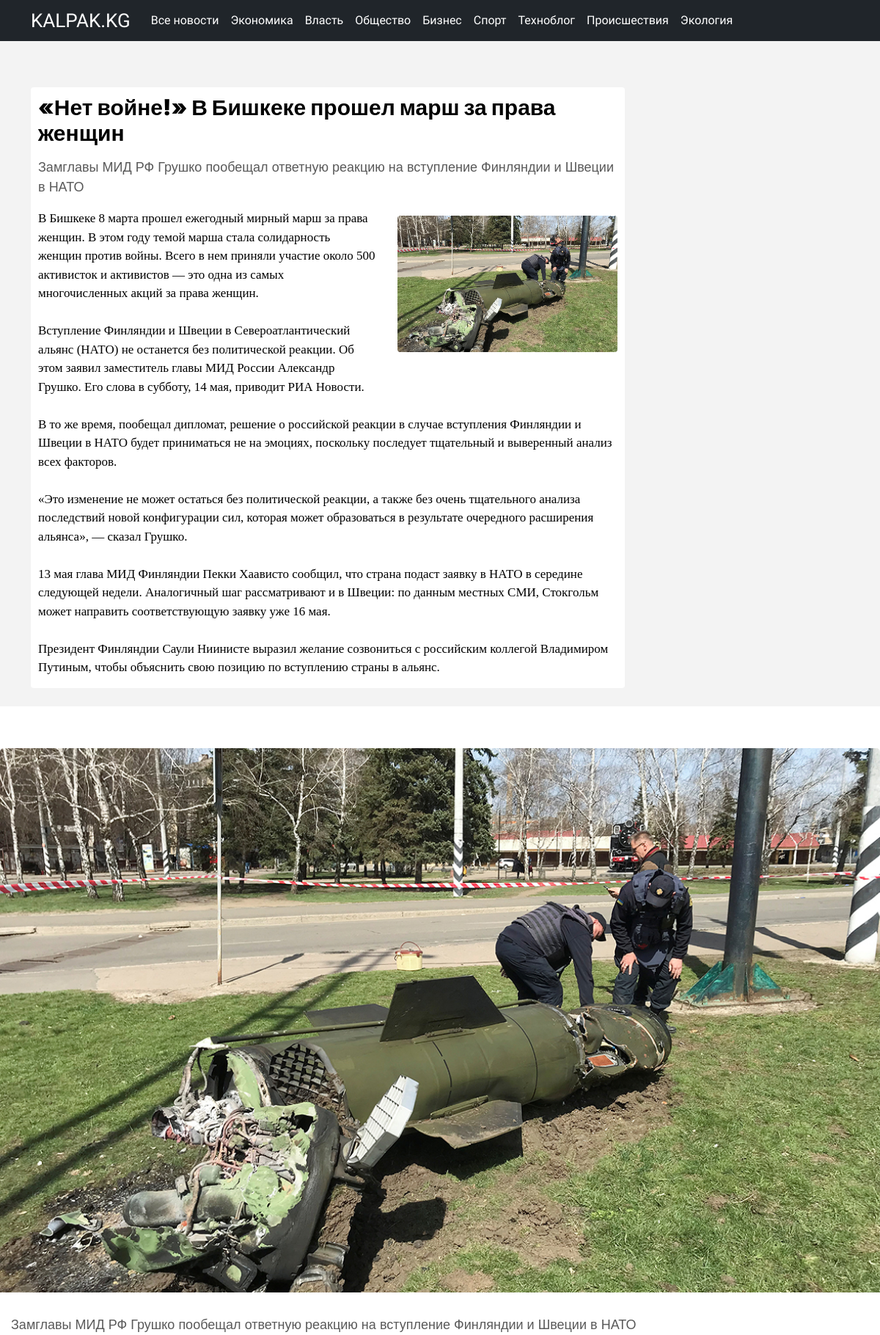
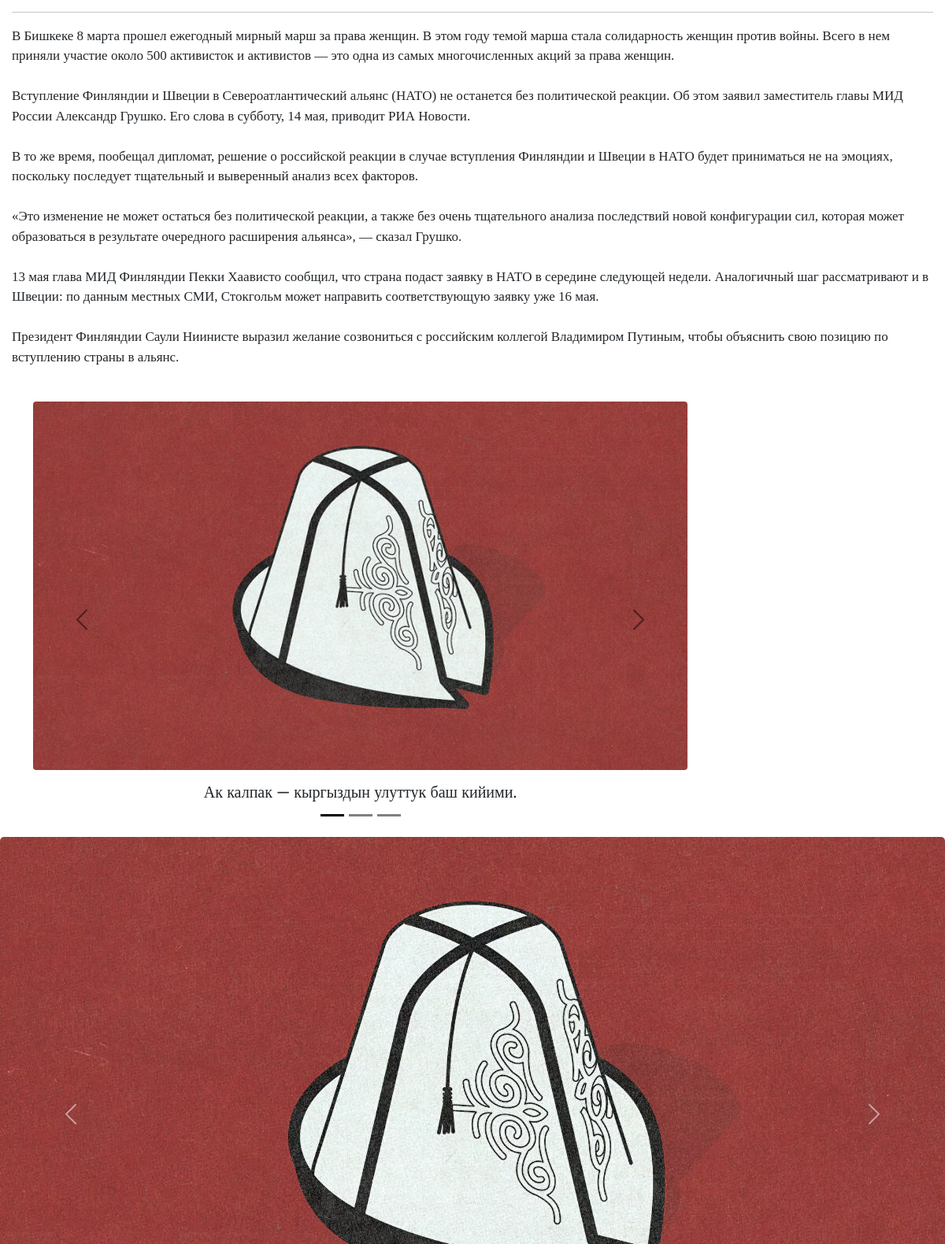
The page /article/net-vojne-v-bishkeke-proshel-marsh-za-prava-zhenshin/ (upper part) on the database its author committed (2 pictures, top to bottom).
### core/models.py (models this page shows, shortened)
class HeadingArticle(models.Model):
    title = models.CharField(max_length=255)
    class Meta:
        verbose_name = "Рубрика"
        verbose_name_plural = "Рубрики"
    def __str__(self):
        return self.title

class Article(models.Model):
    title = models.CharField(max_length=255, null=True, blank=True)
    tt = models.CharField(max_length=255, null=True, blank=True, verbose_name="Подтекст")
    text = models.TextField()
    slug = models.SlugField(max_length=255, unique=True, db_index=True, verbose_name="URL", null=True, blank=True)
    author = models.ForeignKey(
        to="Author",
        on_delete=models.SET_NULL,
        null=True, blank=True,
        related_name="article",
        verbose_name=_("Автор")
    )
    heading = models.ForeignKey(
        to="HeadingArticle",
        on_delete=models.PROTECT,
        null=True,
        related_name="article",
        verbose_name=_("Рубрика")
    )
    readers = models.ManyToManyField(
        to=User,
        related_name="readed_articles",
        blank=True,
        verbose_name=_("Читатели")
    )
    views = models.IntegerField(default=0, verbose_name=_("Просмотры"))
    created_at = models.DateTimeField(
        auto_now_add=True,
        null=True,
    )
    main_article = models.BooleanField(default=False, verbose_name=_("Первая новость"))
    text_article = models.BooleanField(default=False, verbose_name=_("Текстовые новости"))
    center_article = models.BooleanField(default=False)
    right_panel_article = models.BooleanField(default=False, verbose_name=_("Главные новости"))
    pagination_article = models.BooleanField(default=False, verbose_name=_("Архивные"))
    updated_at = models.DateTimeField(auto_now=True)
    is_active = models.BooleanField(default=True)
    metades = models.TextField(null=True, blank=True, verbose_name=_("Ключевые слова"))
    picture = models.ImageField(
        upload_to="articles_image",
        null=True, blank=True,
        verbose_name="Главная картинка статьи"
    )

class Carousel(models.Model):
    picture = models.ImageField(upload_to='carousel_image')
    title = models.CharField(max_length=150)
    text = models.TextField()
    created_at = models.DateTimeField(
        auto_now_add=True,
        null=True,
    )
    class Meta:
        verbose_name = "Карусель"
        verbose_name_plural = "Карусель"

### core/views.py (the view)
# urls.py: path('article/<slug:article_slug>/', article_page, name="article"),
def article_page(request, article_slug):
    article = get_object_or_404(Article, slug=article_slug)
    author = Author.objects.all()
    articles = Article.objects.all()
    obj = Carousel.objects.all()
    articles = Article.objects.order_by('-created_at')
    heading = HeadingArticle.objects.all()
    context = {
        "obj": obj,
        "article": article,
        "articles": articles,
        "heading": heading,
        "author": author
    }
    return render(request, "article.html", context=context)

### core/templates/article.html (shortened to what this page needs)
{% load static %}
<!DOCTYPE html>
<html lang="en">
<head>
    <link rel="stylesheet" type="text/css" href="{% static 'style.css' %}?{% now "U" %}">
    <link href="https://cdn.jsdelivr.net/npm/bootstrap@5.1.3/dist/css/bootstrap.min.css" rel="stylesheet">
<link href="/docs/5.1/dist/css/bootstrap.min.css" rel="stylesheet">
<body>
  <nav class="navbar fixed-top navbar-expand-lg navbar-dark bg-custom">
      <div class="container">
        <a class="logo" href="{% url 'main' %}">KALPAK.KG</a>
        <div class="collapse navbar-collapse" id="navbarNav">
          <ul class="navbar-nav linkss">
            <li class="nav-item">
              <a class="nav-link text-white" aria-current="page" href="{% url 'article_page_2' %}">Все новости</a>
            </li>
          {% for headings in heading %}
            <li class="nav-item">
              <a class="nav-link text-white" href="{% url 'heading' headings.id %}">{{ headings.title }}</a>
            </li>
          {% endfor %}
          </ul>
        </div>
      </div>
  </nav>
<div class="pk">
  <div class="black_block_news2">
    <div class="container mt-5">
      <div class="row">
          <div class="col-md-9 mt-4">
            <div class="content_news">
              <div class="topic_body">
                <div itemscope itemtype=http://schema.org/Article>
                    <h1 itemprop="{{ article.title }}" class="zago_main01_c">{{ article.title }}</h1>
                    <div class="topic_body_title">{{ article.tt }}</div>
                    {% if article.picture %}
                      <div class="img-customize">
                        <img itemprop="image" class="img-custom3 mt-3" {% if article.picture %} src="{{ article.picture.url }}" {% endif %} alt="{{article.slug}}">
                      </div>
                    {% endif %}
                    {% autoescape off %}
                    <p itemprop="articleBody" class="article_text2">{{ article.text|linebreaksbr }}</p>
                    {% endautoescape %}
                  </div>
                </div>
              </div>
            </div>
            <div class="col-md-3 mt-4">
          </div>
    </div>
  </div>
</div>
</div>
            <div class="mobile">
                {% if article.picture %}
                  <div class="img-mobile_ci">
                    <img itemprop="image" class="img-custom mt-3" {% if article.picture %} src="{{ article.picture.url }}" {% endif %} alt="{{article.slug}}">
                  </div>
                {% endif %}
                <div class="white-bg">
                  <div class="mobile_block">
                    <div class="topic_body_title">{{ article.tt }}</div>
                    <hr>
                    {% autoescape off %}
                    <p itemprop="articleBody" class="article_text2">{{ article.text|linebreaksbr }}</p>
                    {% endautoescape %}
                  </div>
                </div>
            </div>
  <div class="pk">
    <div class="container mt-4">
      <div class="row">
        <div class="col-md-9">
          <div class="carousel_block">
            <div id="carouselExampleControlsNoTouching" class="carousel slide carousel-dark pb-3" data-bs-touch="false" data-bs-interval="false">
              <div class="carousel-indicators">
                <button type="button" data-bs-target="#carouselExampleDark" data-bs-slide-to="0" class="active" aria-current="true" aria-label="Slide 1"></button>
                <button type="button" data-bs-target="#carouselExampleDark" data-bs-slide-to="1" aria-label="Slide 2"></button>
                <button type="button" data-bs-target="#carouselExampleDark" data-bs-slide-to="2" aria-label="Slide 3"></button>
              </div>
            <button class="carousel-control-prev" type="button" data-bs-target="#carouselExampleControlsNoTouching" data-bs-slide="prev">
              <span class="carousel-control-prev-icon" aria-hidden="true"></span>
            </button>
            <button class="carousel-control-next" type="button" data-bs-target="#carouselExampleControlsNoTouching" data-bs-slide="next">
              <span class="carousel-control-next-icon" aria-hidden="true"></span>
            </button>
              <div class="carousel-inner">
                  {% for img in obj %}
                <div class="carousel-item {% if forloop.counter0 == 0 %}active{% endif %}">
                  <div class="row">
                    <a href="{% url 'carousel' img.id %}" class="text-decoration-none text-dark">
                      <img src="{{img.picture.url}}" class=" img-adaptive2" style="width: 100%;
                      height: auto;
                      border-radius: 4px;" alt="...">
                  </div>
                  <h1 class="xxl text-center pt-3">{{ img.title }}</a></h1>
                </div>
                {% endfor %}
              </div>
            </div>
          </div>
        </div>
        <div class="col-md-3">
        </div>
      </div>
      </div>
      </div>
<div class="mobile_n">
          <div class="carousel_block">
            <div id="carouselExampleControlsNoTouching" class="carousel slide carousel" data-bs-touch="false" data-bs-interval="false">
            <button class="carousel-control-prev" type="button" data-bs-target="#carouselExampleControlsNoTouching" data-bs-slide="prev">
              <span class="carousel-control-prev-icon" aria-hidden="true"></span>
            </button>
            <button class="carousel-control-next" type="button" data-bs-target="#carouselExampleControlsNoTouching" data-bs-slide="next">
              <span class="carousel-control-next-icon" aria-hidden="true"></span>
            </button>
              <div class="carousel-inner">
                  {% for img in obj %}
                <div class="carousel-item {% if forloop.counter0 == 0 %}active{% endif %}">
                  <div class="img-mobile">
                        <a href="{% url 'carousel' img.id %}" class="text-decoration-none text-dark">
                          <img src="{{img.picture.url}}" class=" img-custom" alt="{{ img.title }}">
                        </a>
                      </div>
                    </div>
                {% endfor %}
        </div>
      </div>
      </div>
      </div>
</head>
</body>
</html>

### core/static/style.css (style rules this page uses)
body { background-color: #e8e8e8; }
.logo { font-family: 'Montserrat', sans-serif; font-size: 26px; text-decoration: none; color: white; margin-right: 20px; }
.linkss { font-family: 'PT Sans', sans-serif; font-weight: normal; }
.img-customize { position: relative; width: 300px; margin: 0 0 20px 30px; float: right; z-index: 1; }
.zago_main01_c { font-family: 'Inter', sans-serif; line-height: 35px; display: block; margin-bottom: 15px; font-size: 30px; font-weight: 900; }
.mobile_block { padding: 15px; }
.content_news { width: 810px; background-color: white; padding: 10px; border-radius: 4px; }
.topic_body { position: relative; }
.carousel_block { background-color: white; height: auto; width: 100%; border-radius: 4px; }
.img-custom { width: 100%; height: auto; border-radius: 5px; float: left; margin-right: 30px; padding-bottom: 30px; }
.img-custom3 { width: auto; max-width: 100%; height: auto; border-radius: 4px; }
.white-bg { background: white; }
.mobile { margin-top: 41px; }
.article_text2 { font-family: 'Source Serif Pro', serif; font-size: 17px; font-weight: normal; margin-top: 17px; margin-bottom: 5px; }
.topic_body_title { margin-bottom: 10px; font-family: 'Inter', sans-serif; font-weight: 400; color: #595959; font-size: 18px; }
.img-adaptive2 { max-width: 100%; height: auto; border-radius: 4px; }
.bg-custom { background-color: #20252a; }
.xxl { color: black; font-family: 'Lora', serif; margin-bottom: 29px; font-size: 20px; }
.black_block_news2 { background-color: #f3f3f3; max-width: 100%; color: black; padding-left: 25px; padding-right: 25px; padding-bottom: 25px; padding-top: 30px; height: auto; margin-top: 17px; }

### core/templates/article.html (style rules this page uses)
body { background: #faf7f7; }

### rows shown on the page
HeadingArticle: title "Экономика"
HeadingArticle: title "Власть"
HeadingArticle: title "Общество"
HeadingArticle: title "Бизнес"
HeadingArticle: title "Спорт"
HeadingArticle: title "Техноблог"
HeadingArticle: title "Происшествия"
HeadingArticle: title "Экология"
Article: title "«Нет войне!» В Бишкеке прошел марш за права женщин", tt "Замглавы МИД РФ Грушко пообещал ответную реакцию на вступление Финляндии и Швеции в НАТО", picture (picture), text "В Бишкеке 8 марта прошел ежегодный мирный марш за права женщин. В этом году темой марша стала солидарность женщин против войны. Всего в нем приняли участие около 500 активисток и активистов — это одна из самых многочисленных акций за права женщин. Вступление Финляндии и Швеции в Североатлантический альянс (НАТО) не останется без политической реакции. Об этом заявил заместитель главы МИД России Александр Грушко. Его слова в субботу, 14 мая, приводит РИА Новости. В то же время, пообещал дипломат, решение о российской реакции в случае вступления Финляндии и Швеции в НАТО будет приниматься не на эмоциях, поскольку последует тщательный и выверенный анализ всех факторов. «Это изменение не может…"
Carousel: picture (picture), title "Ак калпак — кыргыздын улуттук баш кийими."
